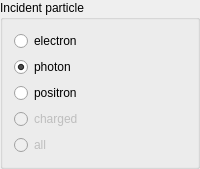
              <widget class="QGroupBox" name="in_particleButtonGroup">
               <property name="maximumSize">
                <size>
                 <width>237</width>
                 <height>16777215</height>
                </size>
               </property>
               <property name="title">
                <string>Incident particle</string>
               </property>
               <layout class="QGridLayout" name="gridLayout_2">
                <item row="0" column="0">
                 <widget class="QRadioButton" name="eRadioButton">
                  <property name="text">
                   <string>electron</string>
                  </property>
                 </widget>
                </item>
                <item row="1" column="0">
                 <widget class="QRadioButton" name="phRadioButton">
                  <property name="text">
                   <string>photon</string>
                  </property>
                  <property name="checked">
                   <bool>true</bool>
                  </property>
                 </widget>
                </item>
                <item row="2" column="0">
                 <widget class="QRadioButton" name="pRadioButton">
                  <property name="text">
                   <string>positron</string>
                  </property>
                 </widget>
                </item>
                <item row="3" column="0">
                 <widget class="QRadioButton" name="chargedRadioButton">
                  <property name="enabled">
                   <bool>false</bool>
                  </property>
                  <property name="toolTip">
                   <string>available only for source 21 and 22</string>
                  </property>
                  <property name="text">
                   <string>charged</string>
                  </property>
                 </widget>
                </item>
                <item row="4" column="0">
                 <widget class="QRadioButton" name="allRadioButton">
                  <property name="enabled">
                   <bool>false</bool>
                  </property>
                  <property name="toolTip">
                   <string>available only for source 21 and 22</string>
                  </property>
                  <property name="text">
                   <string>all</string>
                  </property>
                 </widget>
                </item>
               </layout>
              </widget>
